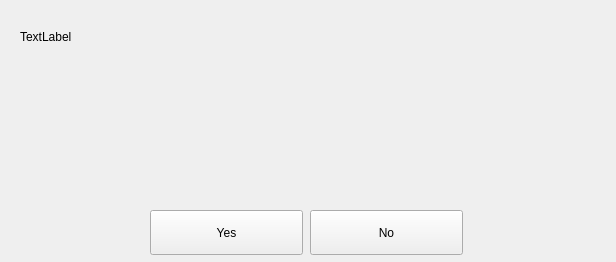
<?xml version="1.0" encoding="UTF-8"?>
<ui version="4.0">
 <class>ChoiceForm</class>
 <widget class="QWidget" name="ChoiceForm">
  <property name="geometry">
   <rect>
    <x>0</x>
    <y>0</y>
    <width>616</width>
    <height>262</height>
   </rect>
  </property>
  <property name="minimumSize">
   <size>
    <width>616</width>
    <height>262</height>
   </size>
  </property>
  <property name="maximumSize">
   <size>
    <width>616</width>
    <height>262</height>
   </size>
  </property>
  <property name="windowTitle">
   <string>Choice</string>
  </property>
  <widget class="QLabel" name="label">
   <property name="geometry">
    <rect>
     <x>20</x>
     <y>20</y>
     <width>108</width>
     <height>33</height>
    </rect>
   </property>
   <property name="text">
    <string>TextLabel</string>
   </property>
  </widget>
  <widget class="QPushButton" name="yesBtn">
   <property name="geometry">
    <rect>
     <x>150</x>
     <y>210</y>
     <width>153</width>
     <height>45</height>
    </rect>
   </property>
   <property name="text">
    <string>Yes</string>
   </property>
  </widget>
  <widget class="QPushButton" name="noBtn">
   <property name="geometry">
    <rect>
     <x>310</x>
     <y>210</y>
     <width>153</width>
     <height>45</height>
    </rect>
   </property>
   <property name="text">
    <string>No</string>
   </property>
  </widget>
 </widget>
 <resources/>
 <connections/>
</ui>
